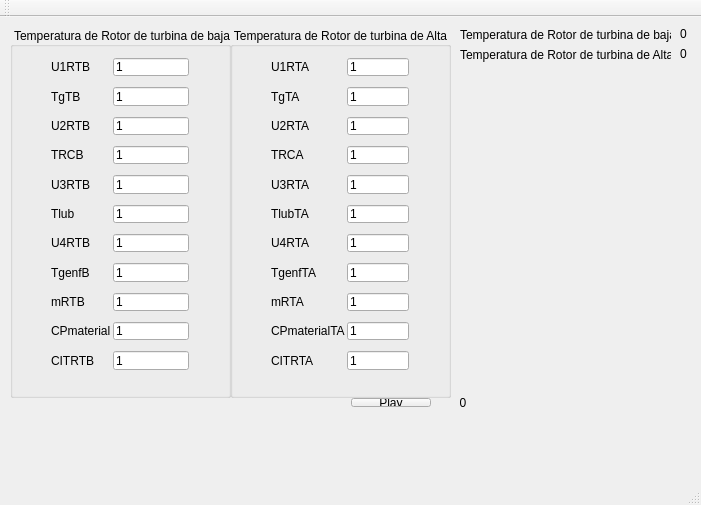
<?xml version="1.0" encoding="UTF-8"?>
<ui version="4.0">
 <class>Refrigeracion</class>
 <widget class="QMainWindow" name="Refrigeracion">
  <property name="geometry">
   <rect>
    <x>0</x>
    <y>0</y>
    <width>701</width>
    <height>505</height>
   </rect>
  </property>
  <property name="windowTitle">
   <string>Refrigeracion</string>
  </property>
  <widget class="QWidget" name="centralWidget">
   <widget class="QWidget" name="horizontalLayoutWidget">
    <property name="geometry">
     <rect>
      <x>340</x>
      <y>370</y>
      <width>160</width>
      <height>31</height>
     </rect>
    </property>
    <layout class="QHBoxLayout" name="horizontalLayout">
     <item>
      <widget class="QPushButton" name="pushButtonOnOff">
       <property name="text">
        <string>Play</string>
       </property>
      </widget>
     </item>
     <item>
      <widget class="QLabel" name="labelContador">
       <property name="text">
        <string>0</string>
       </property>
       <property name="alignment">
        <set>Qt::AlignCenter</set>
       </property>
      </widget>
     </item>
    </layout>
   </widget>
   <widget class="QGroupBox" name="groupBox">
    <property name="geometry">
     <rect>
      <x>10</x>
      <y>10</y>
      <width>221</width>
      <height>371</height>
     </rect>
    </property>
    <property name="title">
     <string>Temperatura de Rotor de turbina de baja</string>
    </property>
    <property name="alignment">
     <set>Qt::AlignCenter</set>
    </property>
    <property name="flat">
     <bool>false</bool>
    </property>
    <property name="checkable">
     <bool>false</bool>
    </property>
    <widget class="QWidget" name="gridLayoutWidget">
     <property name="geometry">
      <rect>
       <x>30</x>
       <y>20</y>
       <width>160</width>
       <height>334</height>
      </rect>
     </property>
     <layout class="QGridLayout" name="gridLayout">
      <property name="horizontalSpacing">
       <number>2</number>
      </property>
      <property name="verticalSpacing">
       <number>11</number>
      </property>
      <item row="1" column="1">
       <widget class="QLineEdit" name="lineEditU1RTB">
        <property name="text">
         <string>1</string>
        </property>
       </widget>
      </item>
      <item row="2" column="0">
       <widget class="QLabel" name="label_3">
        <property name="text">
         <string>TgTB</string>
        </property>
       </widget>
      </item>
      <item row="3" column="0">
       <widget class="QLabel" name="label_4">
        <property name="text">
         <string>U2RTB</string>
        </property>
       </widget>
      </item>
      <item row="4" column="0">
       <widget class="QLabel" name="label_5">
        <property name="text">
         <string>TRCB</string>
        </property>
       </widget>
      </item>
      <item row="5" column="0">
       <widget class="QLabel" name="label_6">
        <property name="text">
         <string>U3RTB</string>
        </property>
       </widget>
      </item>
      <item row="6" column="0">
       <widget class="QLabel" name="label_8">
        <property name="text">
         <string>Tlub</string>
        </property>
       </widget>
      </item>
      <item row="7" column="0">
       <widget class="QLabel" name="label_9">
        <property name="text">
         <string>U4RTB</string>
        </property>
       </widget>
      </item>
      <item row="8" column="0">
       <widget class="QLabel" name="label_10">
        <property name="text">
         <string>TgenfB</string>
        </property>
       </widget>
      </item>
      <item row="9" column="0">
       <widget class="QLabel" name="label_11">
        <property name="text">
         <string>mRTB</string>
        </property>
       </widget>
      </item>
      <item row="10" column="0">
       <widget class="QLabel" name="label_12">
        <property name="text">
         <string>CPmaterial</string>
        </property>
       </widget>
      </item>
      <item row="11" column="0">
       <widget class="QLabel" name="label_13">
        <property name="text">
         <string>CITRTB</string>
        </property>
       </widget>
      </item>
      <item row="2" column="1">
       <widget class="QLineEdit" name="lineEditTgTB">
        <property name="text">
         <string>1</string>
        </property>
       </widget>
      </item>
      <item row="3" column="1">
       <widget class="QLineEdit" name="lineEditU2RTB">
        <property name="text">
         <string>1</string>
        </property>
       </widget>
      </item>
      <item row="4" column="1">
       <widget class="QLineEdit" name="lineEditTRCB">
        <property name="text">
         <string>1</string>
        </property>
       </widget>
      </item>
      <item row="5" column="1">
       <widget class="QLineEdit" name="lineEditU3RTB">
        <property name="text">
         <string>1</string>
        </property>
       </widget>
      </item>
      <item row="6" column="1">
       <widget class="QLineEdit" name="lineEditTlub">
        <property name="text">
         <string>1</string>
        </property>
       </widget>
      </item>
      <item row="7" column="1">
       <widget class="QLineEdit" name="lineEditU4RTB">
        <property name="text">
         <string>1</string>
        </property>
       </widget>
      </item>
      <item row="8" column="1">
       <widget class="QLineEdit" name="lineEditTgenFB">
        <property name="text">
         <string>1</string>
        </property>
       </widget>
      </item>
      <item row="9" column="1">
       <widget class="QLineEdit" name="lineEditmRTB">
        <property name="text">
         <string>1</string>
        </property>
       </widget>
      </item>
      <item row="10" column="1">
       <widget class="QLineEdit" name="lineEditCPmaterial">
        <property name="text">
         <string>1</string>
        </property>
       </widget>
      </item>
      <item row="11" column="1">
       <widget class="QLineEdit" name="lineEditCITRTB">
        <property name="text">
         <string>1</string>
        </property>
       </widget>
      </item>
      <item row="1" column="0">
       <widget class="QLabel" name="label_2">
        <property name="text">
         <string>U1RTB</string>
        </property>
       </widget>
      </item>
     </layout>
    </widget>
   </widget>
   <widget class="QLabel" name="label">
    <property name="geometry">
     <rect>
      <x>460</x>
      <y>10</y>
      <width>211</width>
      <height>16</height>
     </rect>
    </property>
    <property name="text">
     <string>Temperatura de Rotor de turbina de baja =</string>
    </property>
   </widget>
   <widget class="QLabel" name="labelTRTB">
    <property name="geometry">
     <rect>
      <x>680</x>
      <y>10</y>
      <width>46</width>
      <height>13</height>
     </rect>
    </property>
    <property name="text">
     <string>0</string>
    </property>
   </widget>
   <widget class="QGroupBox" name="groupBox_3">
    <property name="geometry">
     <rect>
      <x>230</x>
      <y>10</y>
      <width>221</width>
      <height>371</height>
     </rect>
    </property>
    <property name="title">
     <string>Temperatura de Rotor de turbina de Alta</string>
    </property>
    <property name="alignment">
     <set>Qt::AlignCenter</set>
    </property>
    <property name="flat">
     <bool>false</bool>
    </property>
    <property name="checkable">
     <bool>false</bool>
    </property>
    <widget class="QWidget" name="gridLayoutWidget_3">
     <property name="geometry">
      <rect>
       <x>30</x>
       <y>20</y>
       <width>160</width>
       <height>334</height>
      </rect>
     </property>
     <layout class="QGridLayout" name="gridLayout_3">
      <property name="horizontalSpacing">
       <number>2</number>
      </property>
      <property name="verticalSpacing">
       <number>11</number>
      </property>
      <item row="1" column="0">
       <widget class="QLabel" name="label_24">
        <property name="text">
         <string>U1RTA</string>
        </property>
       </widget>
      </item>
      <item row="1" column="1">
       <widget class="QLineEdit" name="lineEditU1RTA">
        <property name="text">
         <string>1</string>
        </property>
       </widget>
      </item>
      <item row="2" column="0">
       <widget class="QLabel" name="label_25">
        <property name="text">
         <string>TgTA</string>
        </property>
       </widget>
      </item>
      <item row="3" column="0">
       <widget class="QLabel" name="label_26">
        <property name="text">
         <string>U2RTA</string>
        </property>
       </widget>
      </item>
      <item row="4" column="0">
       <widget class="QLabel" name="label_27">
        <property name="text">
         <string>TRCA</string>
        </property>
       </widget>
      </item>
      <item row="5" column="0">
       <widget class="QLabel" name="label_28">
        <property name="text">
         <string>U3RTA</string>
        </property>
       </widget>
      </item>
      <item row="6" column="0">
       <widget class="QLabel" name="label_29">
        <property name="text">
         <string>TlubTA</string>
        </property>
       </widget>
      </item>
      <item row="7" column="0">
       <widget class="QLabel" name="label_30">
        <property name="text">
         <string>U4RTA</string>
        </property>
       </widget>
      </item>
      <item row="8" column="0">
       <widget class="QLabel" name="label_31">
        <property name="text">
         <string>TgenfTA</string>
        </property>
       </widget>
      </item>
      <item row="9" column="0">
       <widget class="QLabel" name="label_32">
        <property name="text">
         <string>mRTA</string>
        </property>
       </widget>
      </item>
      <item row="10" column="0">
       <widget class="QLabel" name="label_33">
        <property name="text">
         <string>CPmaterialTA</string>
        </property>
       </widget>
      </item>
      <item row="11" column="0">
       <widget class="QLabel" name="label_34">
        <property name="text">
         <string>CITRTA</string>
        </property>
       </widget>
      </item>
      <item row="2" column="1">
       <widget class="QLineEdit" name="lineEditTgTa">
        <property name="text">
         <string>1</string>
        </property>
       </widget>
      </item>
      <item row="3" column="1">
       <widget class="QLineEdit" name="lineEditU2RTA">
        <property name="text">
         <string>1</string>
        </property>
       </widget>
      </item>
      <item row="4" column="1">
       <widget class="QLineEdit" name="lineEditTRCA">
        <property name="text">
         <string>1</string>
        </property>
       </widget>
      </item>
      <item row="5" column="1">
       <widget class="QLineEdit" name="lineEditU3RTA">
        <property name="text">
         <string>1</string>
        </property>
       </widget>
      </item>
      <item row="6" column="1">
       <widget class="QLineEdit" name="lineEditTlubTA">
        <property name="text">
         <string>1</string>
        </property>
       </widget>
      </item>
      <item row="7" column="1">
       <widget class="QLineEdit" name="lineEditU4RTA">
        <property name="text">
         <string>1</string>
        </property>
       </widget>
      </item>
      <item row="8" column="1">
       <widget class="QLineEdit" name="lineEditTgenfTA">
        <property name="text">
         <string>1</string>
        </property>
       </widget>
      </item>
      <item row="9" column="1">
       <widget class="QLineEdit" name="lineEditmRTA">
        <property name="text">
         <string>1</string>
        </property>
       </widget>
      </item>
      <item row="10" column="1">
       <widget class="QLineEdit" name="lineEditCPmaterialTA">
        <property name="text">
         <string>1</string>
        </property>
       </widget>
      </item>
      <item row="11" column="1">
       <widget class="QLineEdit" name="lineEditCITRTA">
        <property name="text">
         <string>1</string>
        </property>
       </widget>
      </item>
     </layout>
    </widget>
   </widget>
   <widget class="QLabel" name="label_7">
    <property name="geometry">
     <rect>
      <x>460</x>
      <y>30</y>
      <width>211</width>
      <height>16</height>
     </rect>
    </property>
    <property name="text">
     <string>Temperatura de Rotor de turbina de Alta =</string>
    </property>
   </widget>
   <widget class="QLabel" name="labelTRTA">
    <property name="geometry">
     <rect>
      <x>680</x>
      <y>30</y>
      <width>46</width>
      <height>13</height>
     </rect>
    </property>
    <property name="text">
     <string>0</string>
    </property>
   </widget>
  </widget>
  <widget class="QMenuBar" name="menuBar">
   <property name="geometry">
    <rect>
     <x>0</x>
     <y>0</y>
     <width>701</width>
     <height>21</height>
    </rect>
   </property>
  </widget>
  <widget class="QToolBar" name="mainToolBar">
   <attribute name="toolBarArea">
    <enum>TopToolBarArea</enum>
   </attribute>
   <attribute name="toolBarBreak">
    <bool>false</bool>
   </attribute>
  </widget>
  <widget class="QStatusBar" name="statusBar"/>
 </widget>
 <layoutdefault spacing="6" margin="11"/>
 <tabstops>
  <tabstop>pushButtonOnOff</tabstop>
 </tabstops>
 <resources/>
 <connections/>
</ui>
